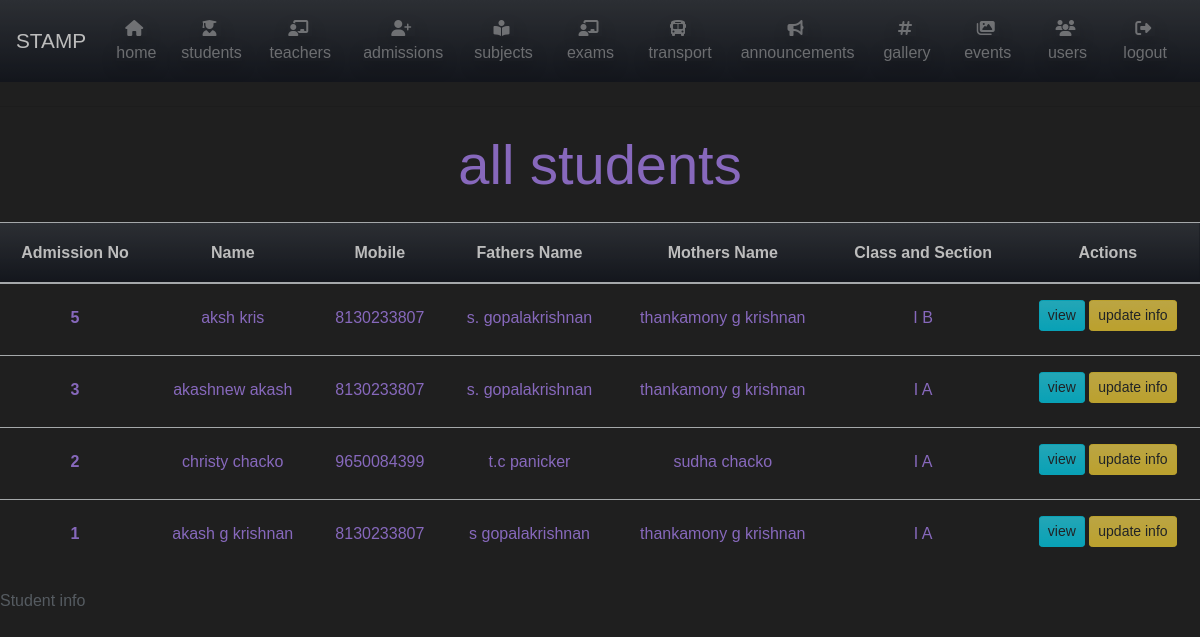
Page /all-student (signed in) on the committed database.
### student/models.py (models this page shows, shortened)
class student_details(models.Model):  # for storing student info
    STATUS_TYPES = (
        ('S', 'STUDYING'),
        ('PO', 'PASSED OUT'),
        ('D', 'DISMISSED'),
        ('AD', 'ADMISSION DONE'),
        ('LS', 'LEAVE SCHOOL')
    )
    GENDER = (
        ('M', 'MALE'),
        ('F', 'FEMALE'),
        ('O', 'OTHER')
    )
    first_name = models.CharField(max_length=20,)
    last_name = models.CharField(max_length=20)
    admission_number = models.CharField(max_length=10, unique=True)
    status = models.CharField(max_length=3, choices=STATUS_TYPES, default='S')
    gender = models.CharField(max_length=2, choices=GENDER)
    fathers_name = models.CharField(max_length=40)
    mothers_name = models.CharField(max_length=40)
    dob = models.DateField()
    mobile = models.CharField(max_length=10)
    email = models.EmailField()
    grade_section = models.ForeignKey(grade_section_master, on_delete=models.DO_NOTHING)
    user_name = models.ForeignKey(User, on_delete = models.DO_NOTHING)

### lead/models.py (models this page shows)
class grade_section_master(models.Model):
    grade = models.ForeignKey(grade_master, on_delete=models.DO_NOTHING)
    section = models.ForeignKey(section_master, on_delete=models.DO_NOTHING)
    def __str__(self):
        return f"{self.grade} {self.section}"

class grade_master(models.Model):
    grade_name = models.CharField(max_length=4)
    def __str__(self):
        return self.grade_name

class section_master(models.Model):
    section_name = models.CharField(max_length=1)
    def __str__(self):
        return self.section_name

### lead/views.py (the view)
# urls.py: path('all-student', views.StudentListView.as_view(), name='all-student'),
class StudentListView(LoginRequiredMixin, ListView):
    model = student_details
    template_name = 'lead/student_details_listview.html'
    context_object_name = 'students'
    ordering = ['-id']

### lead/templates/lead/student_details_listview.html (shortened to what this page needs)
{% extends "lead/home.html" %} {% block content %}
<section>
    <h3 class="display-4 text-secondary my-4 text-center">
        all students
    </h3>
</section>
<section class="table-responsive">
    <table class="table">
        <caption>Student info</caption>
        <thead class="text-center bg-gradient-primary text-white">
            <tr>
                <th scope="col">Admission No</th>
                <th scope="col">Name</th>
                <th scope="col">Mobile</th>
                <th scope="col">Fathers Name</th>
                <th scope="col">Mothers Name</th>
                <th scope="col">Class and Section</th>
                <th scope="col">Actions</th>
            </tr>
        </thead>
        <tbody class="text-center text-lowercase text-justify text-secondary">
            {% for student in students%}
            <tr>
                <th class="py-3" scope="row">{{student.admission_number}} </th>
                <td class="py-3">{{ student.first_name }} {{student.last_name}}</td>
                <td class="py-3">{{ student.mobile}} </td>
                <td class="py-3"> {{ student.fathers_name }}</td>
                <td class="py-3"> {{ student.mothers_name }}</td>
                <td class="py-3 text-uppercase">{{student.grade_section}}</td>
                <td class="py-3">
                    <a href="#" class="btn btn-sm btn-info mb-2">View</a>
                    <a href="" class="btn btn-sm btn-warning mb-2">Update info </a>
                </td>
            </tr>
            {% endfor %}
        </tbody>
</section>
{% endblock content %}

### lead/templates/lead/home.html (shortened to what this page needs)
{% load static %}
<!DOCTYPE html>
<html lang="en">
<head>
    <link rel="stylesheet" href="https://use.fontawesome.com/releases/v5.0.13/css/all.css">
    <link rel="stylesheet" href="{% static 'css/app.css' %}">
</head>
<body>
    <section>
        <nav class="navbar navbar-expand-md navbar-dark bg-gradient-primary">
            <a href="{% url 'lead-home' %}" class="navbar-brand">STAMP</a>
            <div class="collapse navbar-collapse text-sm-left" id="lead-navbar">
                <ul class="navbar-nav">
                    <li class="nav-item">
                        <a href="{% url 'lead-home' %}" class="btn nav-link">
                            <i class="fas fa-home pr-1 shadow"></i>
                            <span class="navLinks shadow">
                                home
                            </span>
                        </a>
                    </li>
                    <li class="nav-item dropdown">
                        <a href="#" class="btn nav-link" id="students" data-toggle="dropdown" aria-haspopup="true" aria-expanded="false">
                            <i class="fas fa-user-graduate pr-1 shadow"></i>
                            <span class="navLinks shadow">
                                students
                            </span>
                        </a>
                    </li>
                    <li class="nav-item px-1 dropdown">
                        <a href="#" class="btn nav-link" id="teachers" data-toggle="dropdown" aria-haspopup="true" aria-expanded="false">
                            <i class="fas fa-chalkboard-teacher pr-1 shadow"></i>
                            <span class="navLinks shadow">
                                teachers
                            </span>
                        </a>
                    </li>
                    <li class="nav-item px-1 dropdown">
                        <a href="#" class="btn nav-link" id="admissions" data-toggle="dropdown" aria-haspopup="true" aria-expanded="false">
                            <i class="fas fa-user-plus pr-1 shadow"></i>
                            <span class="navLinks shadow">
                                admissions
                            </span>
                        </a>
                    </li>
                    <li class="nav-item px-1 dropdown">
                        <a href="#" class="btn nav-link" id="subjects" data-toggle="dropdown" aria-haspopup="true" aria-expanded="false">
                            <i class="fas fa-book-reader pr-1 shadow"></i>
                            <span class="navLinks shadow">
                                subjects
                            </span>
                        </a>
                    </li>
                    <li class="nav-item px-1 dropdown">
                        <a href="#" class="btn nav-link" id="exams" data-toggle="dropdown" aria-haspopup="true" aria-expanded="false">
                            <i class="fas fa-chalkboard-teacher pr-1 shadow"></i>
                            <span class="navLinks shadow">
                                exams
                            </span>
                        </a>
                    </li>
                    <li class="nav-item px-1 dropdown">
                        <a href="#" class="btn nav-link" id="transport" data-toggle="dropdown" aria-haspopup="true" aria-expanded="false">
                            <i class="fas fa-bus pr-1 shadow"></i>
                            <span class="navLinks shadow">
                                transport
                            </span>
                        </a>
                    </li>
                    <li class="nav-item px-1 dropdown">
                        <a href="#" class="btn nav-link" id="announcements" data-toggle="dropdown" aria-haspopup="true" aria-expanded="false">
                            <i class="fas fa-bullhorn pr-1 shadow"></i>
                            <span class="navLinks shadow">
                                announcements
                            </span>
                        </a>
                    </li>
                    <li class="nav-item px-1 dropdown">
                        <a href="#" class="btn nav-link" id="events">
                            <i class="fas fa-hashtag pr-1 shadow"></i>
                            <span class="navLinks shadow">
                                gallery
                            </span>
                        </a>
                    </li>
                    <li class="nav-item px-1 dropdown">
                        <a href="#" class="btn nav-link" id="gallery" data-toggle="dropdown" aria-haspopup="true" aria-expanded="false">
                            <i class="fas fa-images pr-1 shadow"></i>
                            <span class="navLinks shadow">
                                events
                            </span>
                        </a>
                    </li>
                    <li class="nav-item px-1 dropdown">
                        <a href="#" class="btn nav-link" id="users" data-toggle="dropdown" aria-haspopup="true" aria-expanded="false">
                            <i class="fas fa-users pr-1 shadow"></i>
                            <span class="navLinks shadow">
                                users
                            </span>
                        </a>
                    </li>
                    <li class="nav-item px-1">
                        <a href="{% url 'logout' %}" class="btn nav-link">
                            <i class="fas fa-sign-out-alt pr-1 shadow"></i>
                            <span class="navLinks shadow">
                                logout
                            </span>
                        </a>
                    </li>
                </ul>
            </div>
        </nav>
    </section>
    <hr class="shadow-lg my-4"> {% block content %} {% endblock %}
</body>
</html>

### rows in the picture
student_details: admission_number "5", first_name "aksh", last_name "kris", mobile "8130233807", fathers_name "s. gopalakrishnan", mothers_name "thankamony g krishnan", grade_section "I B"
student_details: admission_number "3", first_name "akashnew", last_name "akash", mobile "8130233807", fathers_name "s. gopalakrishnan", mothers_name "thankamony g krishnan", grade_section "I A"
student_details: admission_number "2", first_name "christy", last_name "chacko", mobile "9650084399", fathers_name "t.c panicker", mothers_name "sudha chacko", grade_section "I A"
student_details: admission_number "1", first_name "akash", last_name "g krishnan", mobile "8130233807", fathers_name "s gopalakrishnan", mothers_name "thankamony g krishnan", grade_section "I A"
